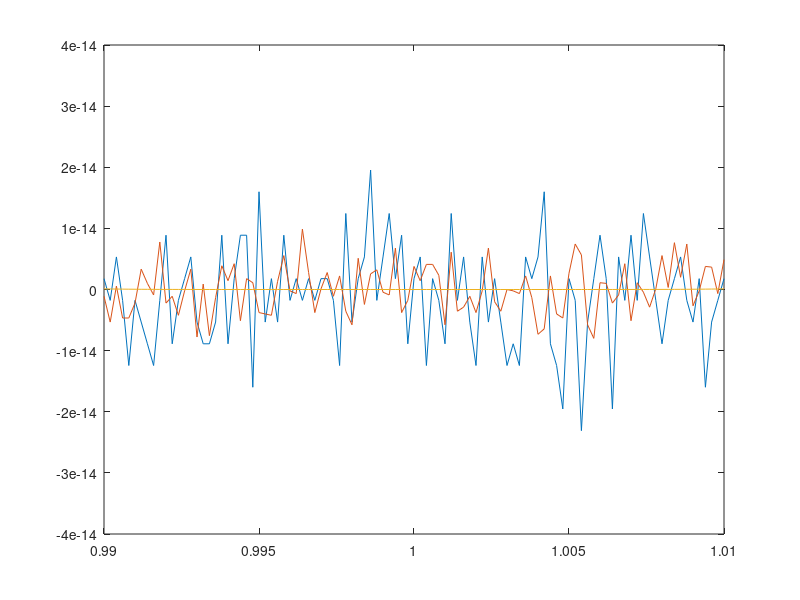

Write the MATLAB code that produced this figure.
x = 0.99 : (1.01-0.99)/100.0 : 1.01;
y1 = [1.77636e-15, -1.77636e-15, 5.32907e-15, -1.77636e-15, -1.24345e-14, ...
    -1.77636e-15, -5.32907e-15, -8.88178e-15, -1.24345e-14, -1.77636e-15, ...
    8.88178e-15, -8.88178e-15, -1.77636e-15, 1.77636e-15, 5.32907e-15, ...
    -5.32907e-15, -8.88178e-15, -8.88178e-15, -5.32907e-15, 8.88178e-15, ...
    -8.88178e-15, 1.77636e-15, 8.88178e-15, 8.88178e-15, -1.59872e-14, ...
    1.59872e-14, -5.32907e-15, 1.77636e-15, -5.32907e-15, 8.88178e-15, ...
    -1.77636e-15, 1.77636e-15, -1.77636e-15, 1.77636e-15, -1.77636e-15, ...
    1.77636e-15, 1.77636e-15, -1.77636e-15, -1.24345e-14, 1.24345e-14, ...
    -5.32907e-15, 1.77636e-15, 5.32907e-15, 1.95399e-14, -1.77636e-15, ...
    5.32907e-15, 1.24345e-14, 1.77636e-15, 8.88178e-15, -8.88178e-15, ...
    1.77636e-15, 5.32907e-15, -1.24345e-14, 1.77636e-15, -1.77636e-15, ...
    -8.88178e-15, 1.24345e-14, -1.77636e-15, 5.32907e-15, -5.32907e-15, ...
    -1.24345e-14, 5.32907e-15, -5.32907e-15, 1.77636e-15, -5.32907e-15, ...
    -1.24345e-14, -8.88178e-15, -1.24345e-14, 5.32907e-15, 1.77636e-15, ...
    5.32907e-15, 1.59872e-14, -8.88178e-15, -1.24345e-14, -1.95399e-14, ...
    1.77636e-15, -1.77636e-15, -2.30926e-14, -5.32907e-15, 1.77636e-15, ...
    8.88178e-15, 1.77636e-15, -1.95399e-14, 5.32907e-15, -1.77636e-15, ...
    8.88178e-15, -1.77636e-15, 1.24345e-14, 5.32907e-15, -1.77636e-15, ...
    -8.88178e-15, -1.77636e-15, 1.77636e-15, 5.32907e-15, -1.77636e-15, ...
    -5.32907e-15, 1.77636e-15, -1.59872e-14, -5.32907e-15, -1.77636e-15, 1.77636e-15];
plot(x,y1)

hold on

y2 = [-1.11022e-15, -5.32907e-15, 5.55112e-16, -4.66294e-15, -4.66294e-15, ...
    -2.22045e-15, 3.33067e-15, 9.99201e-16, -8.88178e-16, 7.77156e-15, ...
    -2.22045e-15, -1.11022e-15, -4.21885e-15, -2.22045e-16, 3.33067e-15, ...
    -7.77156e-15, 8.88178e-16, -7.54952e-15, -1.33227e-15, 3.88578e-15, ...
    1.44329e-15, 4.21885e-15, -5.10703e-15, 1.77636e-15, 1.11022e-15, ...
    -3.77476e-15, -3.9968e-15, -4.21885e-15, 1.33227e-15, 5.55112e-15, ...
    -2.22045e-16, -6.66134e-16, 9.88098e-15, 2.77556e-15, -3.77476e-15, ...
    1.11022e-16, 2.77556e-15, -1.11022e-15, 2.22045e-15, -3.55271e-15, ...
    -5.77316e-15, 5.10703e-15, -2.44249e-15, 2.55351e-15, 3.21965e-15, ...
    -4.44089e-16, -8.88178e-16, 6.77236e-15, -3.77476e-15, -1.77636e-15, ...
    3.77476e-15, 1.44329e-15, 4.10783e-15, 4.10783e-15, 2.33147e-15, ...
    -5.77316e-15, 6.10623e-15, -3.55271e-15, -2.88658e-15, -1.11022e-15, ...
    -3.77476e-15, -2.22045e-16, 6.77236e-15, -1.9984e-15, -3.55271e-15, 0, ...
    -2.22045e-16, -6.66134e-16, 2.22045e-15, -1.33227e-15, -7.32747e-15, ...
    -6.43929e-15, 2.22045e-15, -3.9968e-15, -4.66294e-15, 2.66454e-15, ...
    7.43849e-15, 5.66214e-15, -5.77316e-15, -7.99361e-15, 1.11022e-15, ...
    9.99201e-16, -2.22045e-15, -8.88178e-16, 4.21885e-15, -5.10703e-15, ...
    1.11022e-15, -4.44089e-16, -2.88658e-15, 1.11022e-16, 5.55112e-15, ...
    3.33067e-16, 7.66054e-15, 1.9984e-15, 7.43849e-15, -2.66454e-15, ...
    -2.22045e-16, 3.77476e-15, 3.66374e-15, -6.66134e-16, 4.88498e-15];
plot(x,y2)

y3 = [1e-16, 8.50763e-17, 7.2139e-17, 6.09569e-17, 5.13219e-17, 4.30467e-17, ...
    3.59635e-17, 2.99218e-17, 2.47876e-17, 2.04414e-17, 1.67772e-17, 1.37011e-17, ...
    1.11303e-17, 8.99195e-18, 7.22204e-18, 5.7648e-18, 4.57163e-18, 3.60041e-18, ...
    2.81475e-18, 2.1834e-18, 1.67962e-18, 1.28063e-18, 9.67173e-19, 7.2302e-19, ...
    5.34597e-19, 3.90625e-19, 2.81793e-19, 2.00476e-19, 1.40482e-19, 9.68265e-20, ...
    6.5536e-20, 4.34779e-20, 2.82111e-20, 1.78579e-20, 1.09951e-20, 6.561e-21, ...
    3.77802e-21, 2.08827e-21, 1.10075e-21, 5.48759e-22, 2.56e-22, 1.102e-22, ...
    4.29497e-23, 1.47579e-23, 4.29982e-24, 1e-24, 1.67772e-25, 1.67962e-26, ...
    6.5536e-28, 2.56e-30, 2.30824e-120, 2.56e-30, 6.5536e-28, 1.67962e-26, ...
    1.67772e-25, 1e-24, 4.29982e-24, 1.47579e-23, 4.29497e-23, 1.102e-22, ...
    2.56e-22, 5.48759e-22, 1.10075e-21, 2.08827e-21, 3.77802e-21, 6.561e-21, ...
    1.09951e-20, 1.78579e-20, 2.82111e-20, 4.34779e-20, 6.5536e-20, 9.68265e-20, ...
    1.40482e-19, 2.00476e-19, 2.81793e-19, 3.90625e-19, 5.34597e-19, 7.2302e-19, ...
    9.67173e-19, 1.28063e-18, 1.67962e-18, 2.1834e-18, 2.81475e-18, 3.60041e-18, ...
    4.57163e-18, 5.7648e-18, 7.22204e-18, 8.99195e-18, 1.11303e-17, 1.37011e-17, ...
    1.67772e-17, 2.04414e-17, 2.47876e-17, 2.99218e-17, 3.59635e-17, 4.30467e-17, ...
    5.13219e-17, 6.09569e-17, 7.2139e-17, 8.50763e-17, 1e-16];
plot(x,y3)

hold off